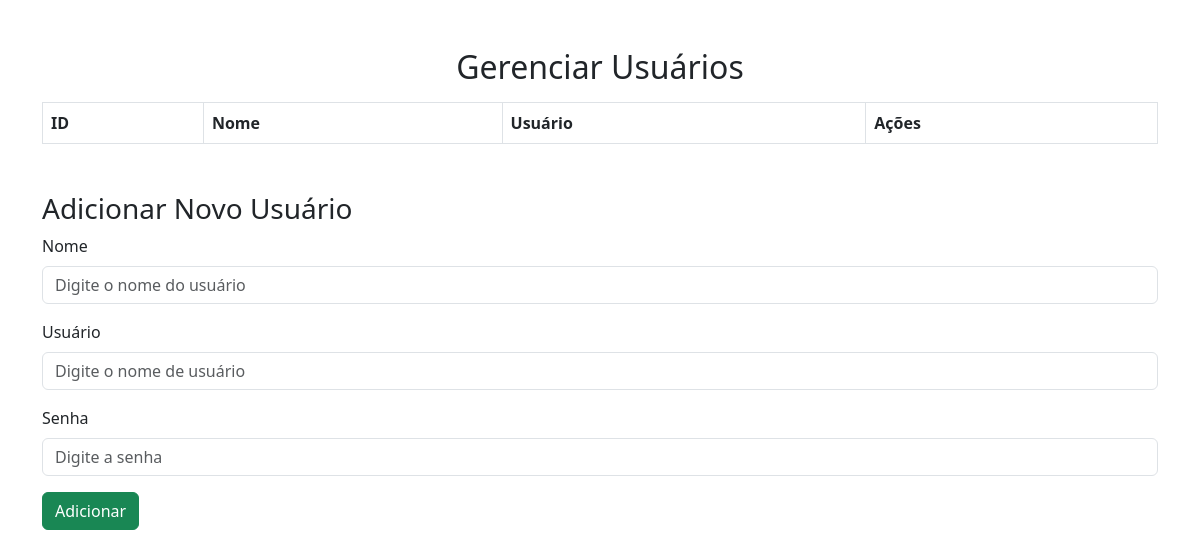
The app's page /usuariosContent.php, older data.
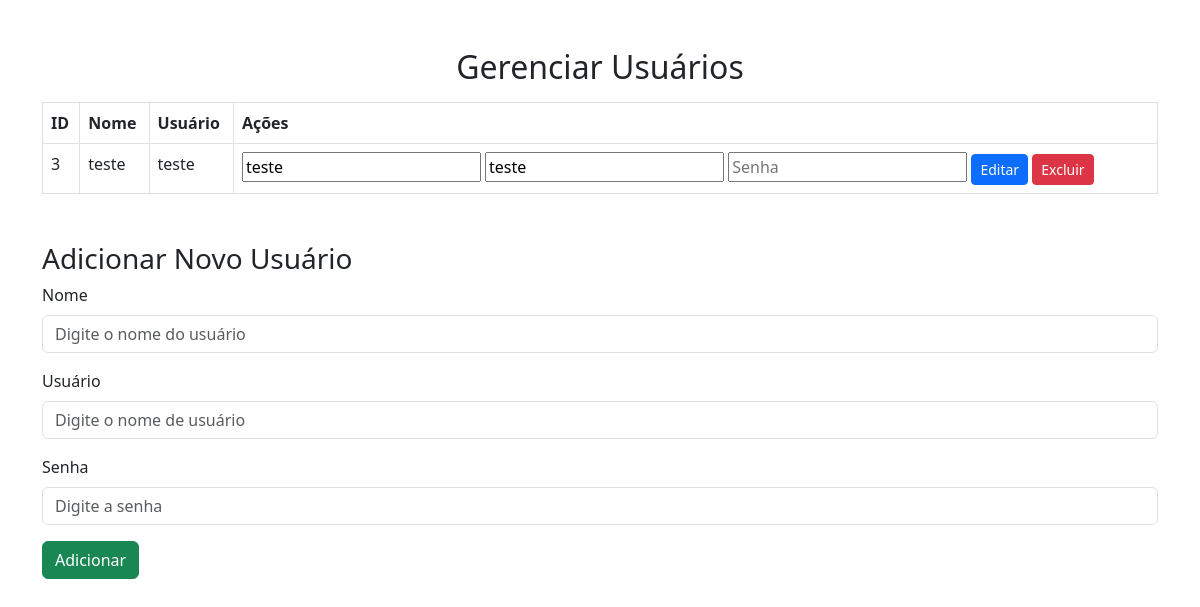
The same page, newer data.
### tables this page shows
CREATE TABLE `usuario` (
  `Id_Usuario` int(11) NOT NULL,
  `Nome` varchar(100) DEFAULT NULL,
  `Usuario` varchar(50) NOT NULL,
  `Senha` varchar(60) NOT NULL
);

### web/classes/manipulaUsuario.php (called while the page is built, shortened)
<?php
require_once 'conexaoBanco.php';
class manipulaUsuario
{
    private $conexao;
    public function __construct()
    {
        $this->conexao = new conexaoBanco();
    }
    public function listaUsuario()
    {
        $sql = "select * from usuario";
        $stmt = $this->conexao->conectar()->query($sql);
        return $stmt->fetchAll();
    }
}
?>

### web/classes/conexaoBanco.php (called while the page is built)
<?php
class conexaoBanco
{
    private $host = "localhost";
    private $dbname = "banco";
    private $username = "root";
    private $password = "";
    private $conexao;
    public function conectar()
    {
        if ($this->conexao === null)
        {
            try
            {
                $this->conexao = new PDO("mysql:host={$this->host};dbname={$this->dbname}",
                $this->username,
                $this->password
                );
            }
            catch (PDOException $e)
            {
                echo "Erro na conexão: " . $e->getMessage();
                exit;
            }
        }
        return $this->conexao;
    }
}
?>

### web/usuariosContent.php (the view, shortened to what this page needs)
<?php
require_once './classes/manipulaUsuario.php';
$manipula = new manipulaUsuario();
$usuarios = $manipula->listaUsuario();
?>
<!DOCTYPE html>
<html lang="pt-BR">
<head>
    <link rel="stylesheet" href="https://cdn.jsdelivr.net/npm/bootstrap@5.3.0/dist/css/bootstrap.min.css">
</head>
<body>
    <div class="container mt-5">
        <h2 class="text-center">Gerenciar Usuários</h2>
        <table class="table table-bordered mt-3">
            <thead>
                <tr>
                    <th>ID</th>
                    <th>Nome</th>
                    <th>Usuário</th>
                    <th>Ações</th>
                </tr>
            </thead>
            <tbody>
                <?php foreach ($usuarios as $usuario): ?>
                <tr>
                    <td><?= $usuario['Id_Usuario'] ?></td>
                    <td><?= htmlspecialchars($usuario['Nome']) ?></td>
                    <td><?= htmlspecialchars($usuario['Usuario']) ?></td>
                    <td>
                        <form method="post" style="display:inline;">
                            <input type="text" name="nome" placeholder="Nome" required value="<?= $usuario['Nome'] ?>">
                            <input type="text" name="usuario" placeholder="Usuário" required value="<?= $usuario['Usuario'] ?>">
                            <input type="password" name="senha" placeholder="Senha">
                            <button class="btn btn-primary btn-sm">Editar</button>
                        </form>
                        <form method="post" style="display:inline;" onsubmit="event.preventDefault(); confirmarExclusao(this);">
                            <button class="btn btn-danger btn-sm">Excluir</button>
                        </form>
                    </td>
                </tr>
                <?php endforeach; ?>
            </tbody>
        </table>
        <h3 class="mt-5">Adicionar Novo Usuário</h3>
        <form method="post" autocomplete="off">
            <div class="mb-3">
                <label for="nome" class="form-label">Nome</label>
                <input type="text" class="form-control" name="nome" id="nome" placeholder="Digite o nome do usuário" required>
            </div>
            <div class="mb-3">
                <label for="usuario" class="form-label">Usuário</label>
                <input type="text" class="form-control" name="usuario" id="usuario" placeholder="Digite o nome de usuário" required>
            </div>
            <div class="mb-3">
                <label for="senha" class="form-label">Senha</label>
                <input type="password" class="form-control" name="senha" id="senha" placeholder="Digite a senha" required>
            </div>
            <button type="submit" class="btn btn-success">Adicionar</button>
        </form>
    </div>
</body>
</html>

Row changes from the older to the newer data that the page shows:
added usuario: Id_Usuario "3", Nome "teste", Usuario "teste", nome "teste", usuario "teste"
